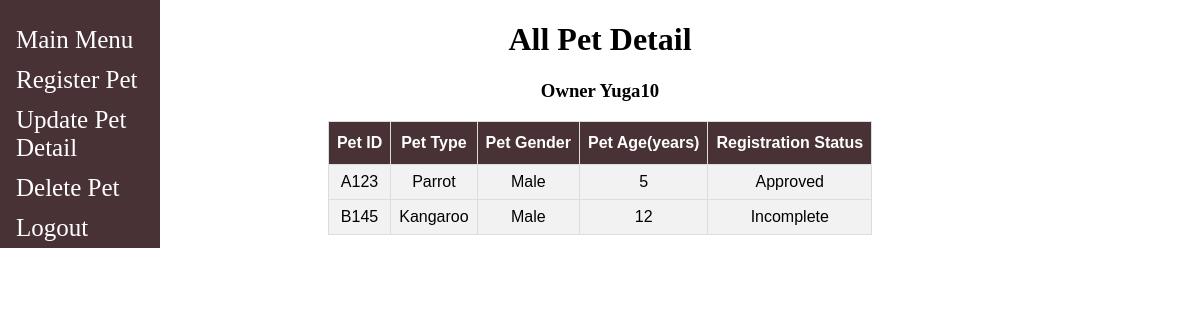
The app's page /Owner/Menu.php (signed in) with its own data.
### tables this page shows
CREATE TABLE IF NOT EXISTS `pets` (
  `petID` varchar(20) NOT NULL,
  `petType` varchar(50) NOT NULL,
  `petgender` varchar(20) NOT NULL,
  `petAge` int(11) NOT NULL,
  `registerStatus` varchar(20) NOT NULL,
  `username` varchar(20) NOT NULL,
  PRIMARY KEY (`petID`)
);

### Owner/Menu.php (the view, shortened to what this page needs)
<!DOCTYPE html>
<html>
<head>
  <link rel="stylesheet" type="text/css" href="../CSS/sideNavigation.css">
</head>
<body>
     <div class="sidenav">
	     <a href="Menu.php">Main Menu</a>
	     <a href="PetRegisterMenu.php">Register Pet</a>
		 <a href="UpdateMenu.php">Update Pet Detail</a>
		 <a href="DeleteMenu.php">Delete Pet</a>
		 <a href ="../Auth/Logout.php"<button>Logout</button></a>
	 </div>
	 <h1 style="text-align:center;">All Pet Detail</h1>
<?php
if(isset ($_SESSION["username"]))
{
	$link = mysqli_connect ('localhost', 'root', '', 'petshop');
	if (!$link)
     {
	     die ("Could not connect: ".mysqli_connect_error());
     }
     else
        {
	         $queryGet = "select * from pets where username = '".$_SESSION["username"]."' order by petID ";
	         $resultGet = mysqli_query($link,$queryGet);
	         if(!$resultGet)
	         {
		         die ("Invalid Query - get Items List: ". mysqli_error($link));
	         }
	         else
	        {
                 ?>
                 <table id="pet" align="center">
                 <tr>
                     <th>Pet ID</th>
		             <th>Pet Type</th>
		             <th>Pet Gender</th>
		             <th>Pet Age(years)</th>
		             <th>Registration Status</th>
	             </tr>
				 <center><h3>
				 Owner <?php echo $_SESSION["username"]?>
				 </h3></center>
	             <?php
                     while($row= mysqli_fetch_array($resultGet, MYSQLI_BOTH))
	                {
		         ?>
		             <tr>
		                 <td><?php echo $row['petID'];?></td>
		                 <td><?php echo $row['petType'];?></td>
		                 <td><?php echo $row['petgender'];?></td>
		                 <td><?php echo $row['petAge'];?></td>
		                 <td><?php echo $row['registerStatus'];?></td>
		             </tr>
	            <?php
		            }
				?>
			<?php
		    }
		}
}
else{
    echo "No session exists or session has expired. Please log in again ";
	echo "Page will be redirect in 5 seconds";
	header('Refresh: 5; ../Admin/Login.php');
}
?>
</body>
</html>

### CSS/sideNavigation.css (style rules this page uses)
body { background-image: url("pets.jpg"); }
.sidenav { width: 160px; position: fixed; z-index: 1; top: 0; left: 0; background-color: #483235; overflow-x: hidden; padding-top: 20px; }
.sidenav a { padding: 6px 8px 6px 16px; text-decoration: none; font-size: 25px; color: white; display: block; }
#pet { font-family: "Trebuchet MS", Arial, Helvetica, sans-serif; border-collapse: collapse; }
#pet td, #pet th { border: 1px solid #ddd; padding: 8px; text-align: center; max-width: auto; }
#pet tr { background-color: #f2f2f2; }
#pet th { padding-top: 12px; padding-bottom: 12px; text-align: center; background-color: #483235; color: white; max-width: auto; background-position: center; }

### records on screen
pets: petID "A123", petType "Parrot", petgender "Male", petAge "5", registerStatus "Approved"
pets: petID "B145", petType "Kangaroo", petgender "Male", petAge "12", registerStatus "Incomplete"

### other values on screen
$_SESSION["username"] "Yuga10"
